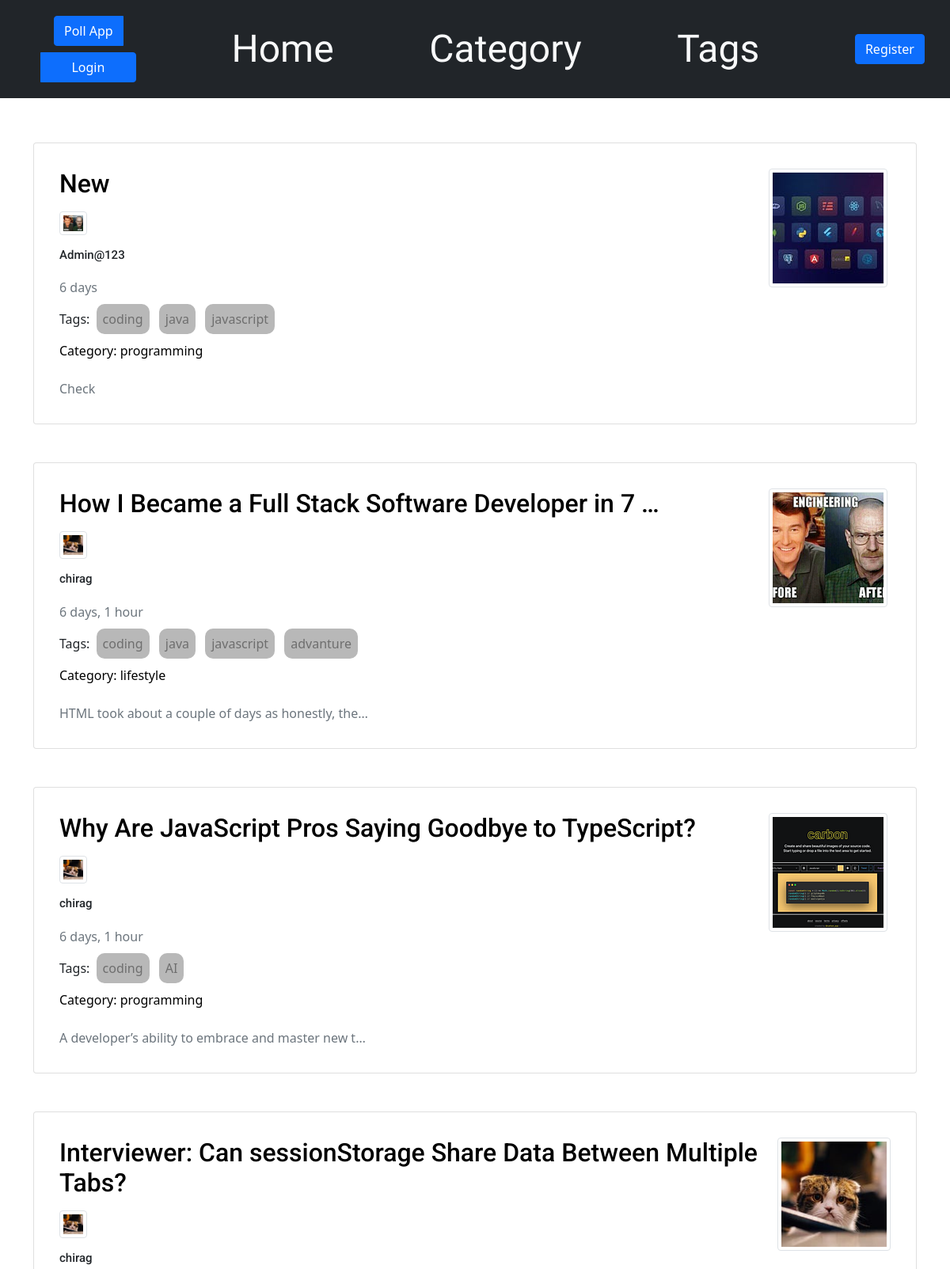
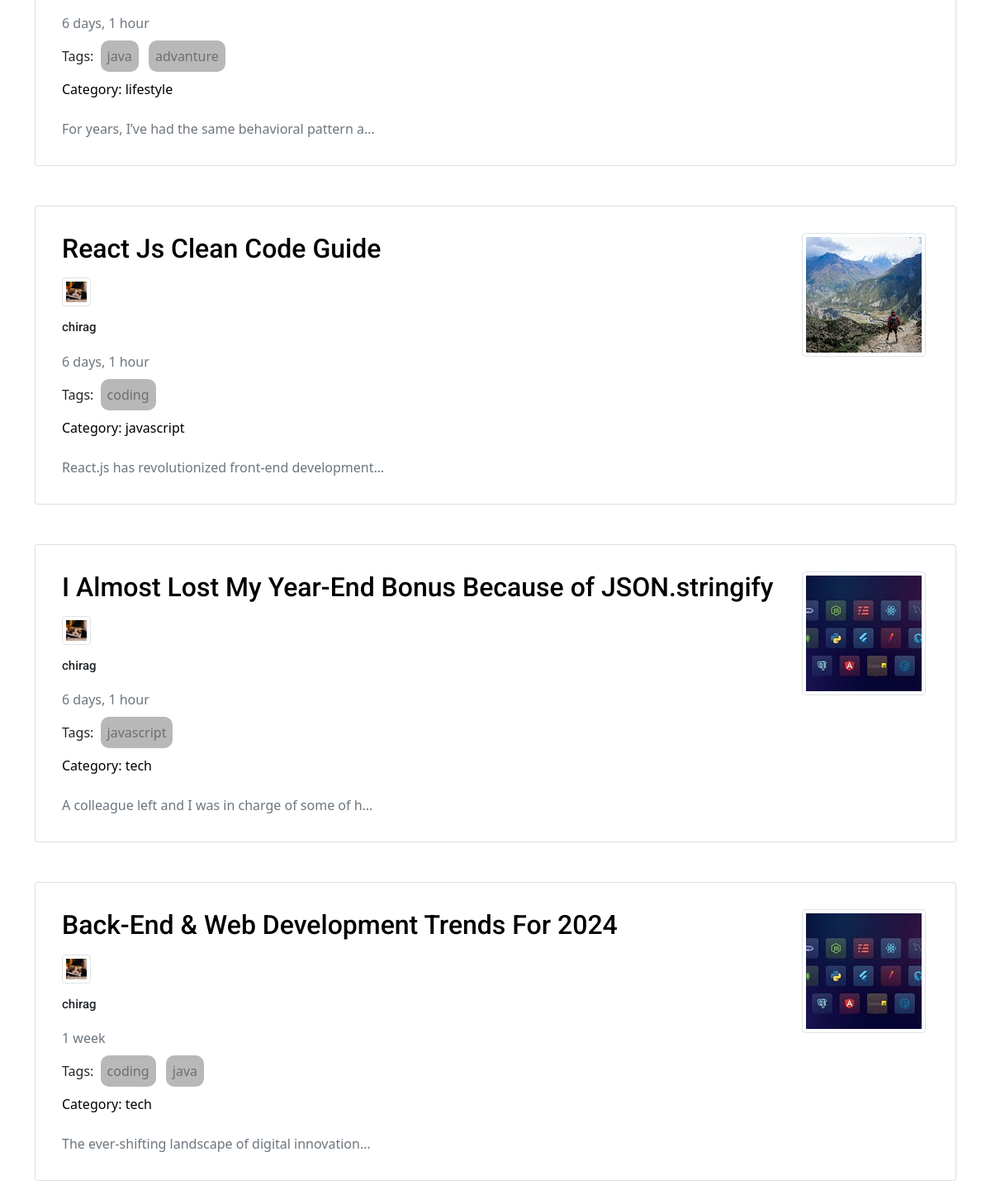
The page / on the database its author committed (2 pictures, top to bottom).
### blog/models.py (models this page shows, shortened)
class Post(models.Model):
    author = models.ForeignKey(settings.AUTH_USER_MODEL, on_delete=models.CASCADE)
    post_cat = models.ForeignKey(Category,on_delete=models.CASCADE,null=True)
    tags = models.ManyToManyField(Tag)
    post_slug = AutoSlugField(populate_from='title', unique=True, null=True, default=None,always_update=True )
    title = models.CharField(max_length=200)
    text = models.TextField()
    created_date = models.DateTimeField(default=timezone.now, editable=False)
    published_date = models.DateTimeField(blank=True, null=True)
    image = models.ImageField(null=True,blank=True)
    feature_img = models.ImageField(null=True,blank=True)

class CustomUser(AbstractUser):
    gender = models.CharField(max_length=60,choices=GENDER_CHOICES,blank=True)
    city = models.CharField(max_length=80,blank=True)
    state = models.CharField(max_length=90,blank=True)
    country = models.CharField(max_length=50,blank=True,default='IN',choices=COUNTRY_CHOICES)
    designation = models.CharField(max_length=50,null=True,blank=True)
    img = models.ImageField(blank=True,null=True,upload_to='profile_images/',default='default_img.jpg')
    phone = models.PositiveBigIntegerField(blank=True,default=0000000)
    pincode = models.PositiveIntegerField(blank=True,null=True)
    address = models.TextField(max_length=50,blank=True,null=True)
    dob = models.DateField(blank=True,null=True)

class Tag(models.Model):
    name = models.CharField(max_length=50, unique=True,null=True)
    description = models.TextField(max_length=120,default="Hii this is the discription")

class Category(models.Model):
    title = models.CharField(max_length=60)
    description = models.TextField(max_length=120,default="Hii this is the discription")

### blog/views.py (the view)
# urls.py: path('', views.post_list, name='post_list'),
def post_list(request):
    posts = Post.objects.filter(published_date__lte=timezone.now()).order_by('-published_date')
    categories = Category.objects.all()
    return render(request, 'blog/post_list.html', {'posts': posts,'categorie':categories})

### blog/templates/blog/post_list.html (shortened to what this page needs)
{% extends 'blog/base.html' %}
{% block content %}
<head>
    <link rel="stylesheet" href="https://cdn.jsdelivr.net/npm/bootstrap@5.1.3/dist/css/bootstrap.min.css"
>
</head>
{% if posts.count < 1 %} <h1>No Post.</h1>
    {% else %}
    <div class="mt-3">
        {% for post in posts %}
        <div class="card p-3 mb-5">
            <div class="card-body d-flex justify-content-between">
                <div>
                    <a href="{% url 'blog:post_detail' post_slug=post.post_slug %}"
                        class="text-decoration-none text-black">
                        <h2 class="card-title mb-0 custom-font text-decoration-none">{{ post.title|truncatewords:10}}
                        </h2>
                    </a>
                    <div class="mt-3 mb-3">
                        {% if post.author.img %}
                        <img src="{{ post.author.img.url }}" class="img-thumbnail " width="35px" height="35px"
                            alt="{{ post.author.username }}'s Image">
                        {% endif %}
                        <h2 class="card-title mb-0">
                            <small style="font-size: 15px;" class="custom-font ">{{ post.author.username }}</small>
                        </h2>
                    </div>
                    <time class="date text-muted" class="mt-5">
                        {{ post.published_date|timesince }}
                    </time>
                    <div class="mb-3 mt-3">
                        Tags:
                        {% for tag in post.tags.all %}
                        <a class="tag mx-1 p-2" href="{%url 'blog:Tag_post' tag_slug=tag.name%}"><span>{{ tag.name}}</span></a>
                        {% endfor %}
                    </div>
                    <a class="text-decoration-none text-black mb-3"
                        href="{% url 'blog:Cat_post' category_slug=post.post_cat.title %}">
                        <p class="card-text text-decoration-none">Category: {{ post.post_cat.title }}</p>
                    </a>
                    <p class="card-text text-muted mt-4">{{ post.text|linebreaksbr|truncatewords:15|truncatechars:50 }}
                    </p>
                </div>
                <div>
                    <img src="{{ post.image.url }}" class="img-thumbnail me-1" alt="{{ post.title }}" width="150px"
                        height="150px">
                </div>
            </div>
        </div>
        {% endfor %}
    </div>
    {% endif %}
    {% endblock %}

### blog/static/css/blog.css (style rules this page uses)
h1, h2, h3, h4 { font-family: 'Lobster', cursive; }
.date { color: #828282; }
.custom-font { font-family: 'Roboto', sans-serif; text-decoration: none; }
.tag { color: rgb(110, 110, 110); padding: 5px; text-decoration: none; border-radius: 10px; background-color: rgb(184, 184, 184); }

### rows shown on the page
Post: title "New", author.img (picture), author.username "Admin@123", published_date "6 days", post_cat "programming", text "Check", image (picture)
Tag: name "coding"
Tag: name "java"
Tag: name "javascript"
Post: title "How I Became a Full Stack Software Developer in 7 …", author.img (picture), author.username "chirag", published_date "6 days, 1 hour", post_cat "lifestyle", text "HTML took about a couple of days as honestly, the…", image (picture)
Tag: name "advanture"
Post: title "Why Are JavaScript Pros Saying Goodbye to TypeScript?", author.img (picture), author.username "chirag", published_date "6 days, 1 hour", post_cat "programming", text "A developer’s ability to embrace and master new t…", image (picture)
Tag: name "AI"
Post: title "Interviewer: Can sessionStorage Share Data Between Multiple Tabs?", author.img (picture), author.username "chirag", published_date "6 days, 1 hour", post_cat "lifestyle", text "For years, I’ve had the same behavioral pattern a…", image (picture)
Post: title "React Js Clean Code Guide", author.img (picture), author.username "chirag", published_date "6 days, 1 hour", post_cat "javascript", text "React.js has revolutionized front-end development…", image (picture)
Post: title "I Almost Lost My Year-End Bonus Because of JSON.stringify", author.img (picture), author.username "chirag", published_date "6 days, 1 hour", post_cat "tech", text "A colleague left and I was in charge of some of h…", image (picture)
Post: title "Back-End & Web Development Trends For 2024", author.img (picture), author.username "chirag", published_date "1 week", post_cat "tech", text "The ever-shifting landscape of digital innovation…", image (picture)
